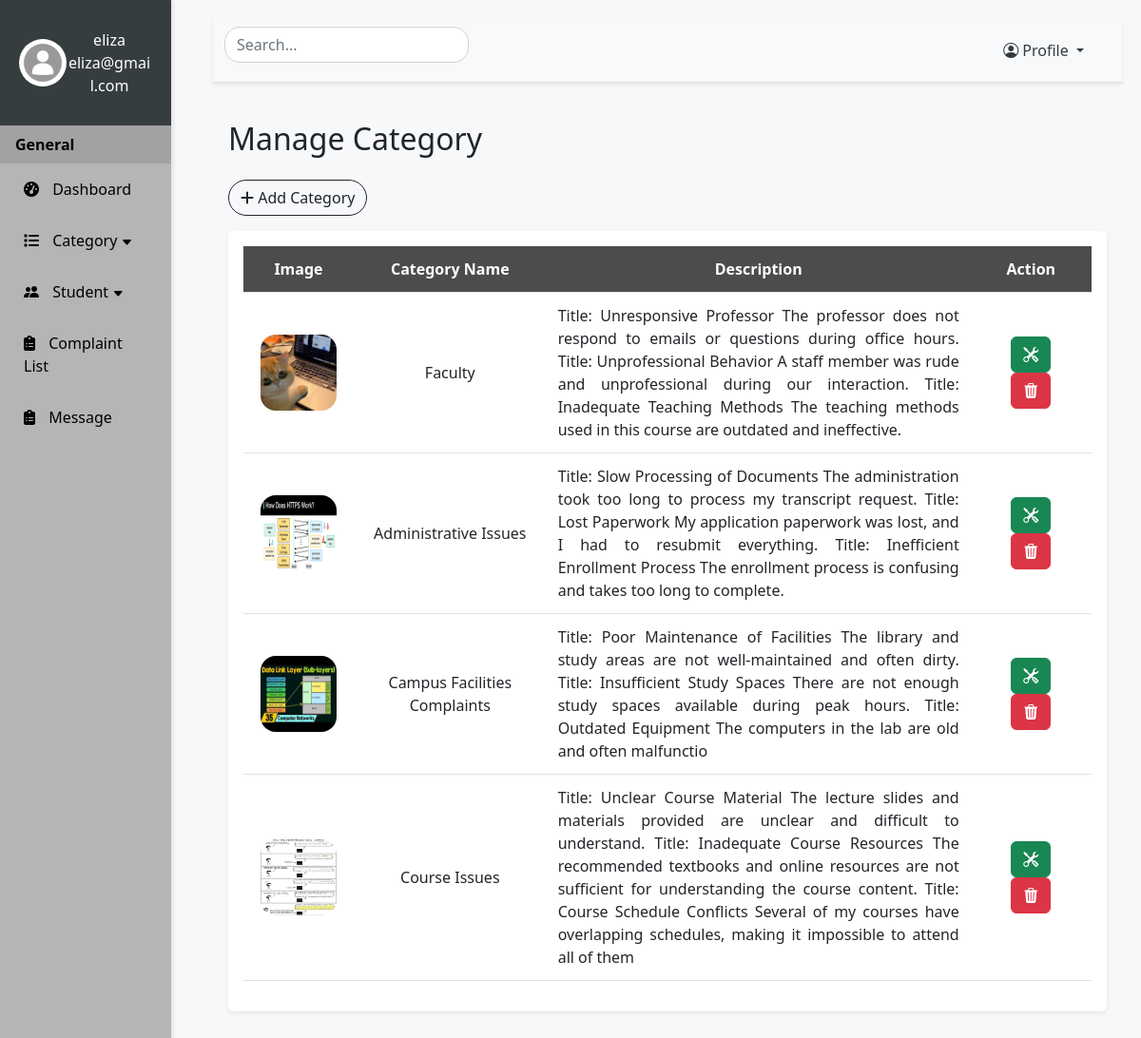
The app's page /viewCategory (signed in) with its own data.
### website/models.py (models this page shows)
class Category(db.Model):
    id = db.Column(db.Integer, primary_key=True)
    cat_name = db.Column(db.String(255), nullable=False)
    cat_description = db.Column(db.String(255), nullable=False)
    cat_image = db.Column(db.String(255), nullable=False)
    complaints = db.relationship('Complaints')

### app.py (the view)
@app.route('/viewCategory', methods=['GET', 'POST'])
def viewCategory():
    if 'admin_id' not in session:
        return redirect(url_for('SignIn'))
    else:
        return viewcategory()

### website/adminfeatures.py (called while the page is built)
def viewcategory():
    categories = Category.query.all()
    count = len(categories)
    return render_template("admincategory.html", categories=categories, count=count)

### website/templates/admincategory.html (shortened to what this page needs)
{% extends "adminlayout.html" %} {% block title %}Category Page{% endblock%}
{% block content %}
<h2 class="mt-4">Manage Category</h2>
<a href="/addCategory" class="btn btn-outline-dark rounded-pill my-3"><i class="fas fa-plus"></i> Add Category</a>
<div class="shadow-sm p-3 mb-5 rounded table-responsive">
  <table class="table align-middle">
      <thead>
          <tr>
            <th>Image</th>
            <th>Category Name</th>
            <th>Description</th>
            <th>Action</th>
          </tr>
      </thead>
      <tbody id="search-table-body">
        {% if count == 0 %}
          <tr>
            <td colspan="6"><h5 style="color: grey">There is no data ...</h5></td>
          </tr>
          {% else %}
          {% for cat in categories: %}
          <tr>
            <td>
              <img class="img-fluid rounded-4" style="width:80px; height:80px;" src="{{ url_for('static', filename='images/' + cat.cat_image) }}" alt="photo">
            </td>
            <td class="searchedvalue">{{ cat.cat_name}}</td>
            <td style="width:50%; text-align:justify">{{ cat.cat_description}}</td>
            <td>
              <a href="/updateCategory/{{cat.id}}" class="btn btn-success mx-3">
                <i class="bi bi-tools"></i>
              </a>
              <a class="btn btn-danger" onclick="deleteCategory({{ cat.id }})">
                <i class="bi bi-trash3-fill"></i>
              </a>
            </td>
          </tr>
          {% endfor %}
          {% endif %}
      </tbody>
  </table>
</div>
{% endblock %}

### website/static/css/admincss.css (style rules this page uses)
body { background-color: #f7f8fa; }
@media (min-width: 576px) { body { font-size: 0.8rem; } }
@media (min-width: 768px) { body { font-size: 0.9rem; } }
@media (min-width: 992px) { body { font-size: 0.9rem; } }
@media (min-width: 1200px) { body { font-size: 1rem; } }
.table thead th { background-color: #4c4c4c; color: #fff; text-align: center; }
.table-responsive { background-color: #fff; padding: 10px; border-radius: 10px; box-shadow: 0 2px 4px rgba(0, 0, 0, 0.1); }
.table th, .table td { padding: 0.75rem; text-align: center; vertical-align: middle; }
.table td:first-child, .table th:first-child { width: 13%; }

### records on screen
Category: cat_image (picture), cat_name "Faculty", cat_description "Title: Unresponsive Professor The professor does not respond to emails or questions during office hours. Title: Unprofessional Behavior A staff member was rude and unprofessional during our interaction. Title: Inadequate Teaching Methods The teaching methods used in this course are outdated and ineffective."
Category: cat_image (placeholder picture), cat_name "Administrative Issues", cat_description "Title: Slow Processing of Documents The administration took too long to process my transcript request. Title: Lost Paperwork My application paperwork was lost, and I had to resubmit everything. Title: Inefficient Enrollment Process The enrollment process is confusing and takes too long to complete."
Category: cat_image (placeholder picture), cat_name "Campus Facilities Complaints", cat_description "Title: Poor Maintenance of Facilities The library and study areas are not well-maintained and often dirty. Title: Insufficient Study Spaces There are not enough study spaces available during peak hours. Title: Outdated Equipment The computers in the lab are old and often malfunctio"
Category: cat_image (picture), cat_name "Course Issues", cat_description "Title: Unclear Course Material The lecture slides and materials provided are unclear and difficult to understand. Title: Inadequate Course Resources The recommended textbooks and online resources are not sufficient for understanding the course content. Title: Course Schedule Conflicts Several of my courses have overlapping schedules, making it impossible to attend all of them"

### other values on screen
{{ session.get('admin')['admin_name'] }} "eliza"
{{ session.get('admin')['admin_email'] }} "eliza@gmail.com"
